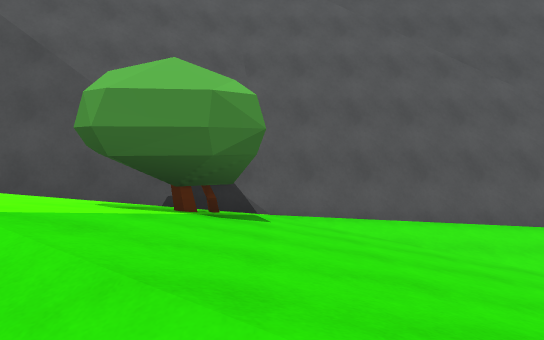
[1] (above)

20 first-person views from a walk through a 3-D level made in the Unity game engine. The camera is 1.5 m above the floor, tilts 4° down and sees 70° across. The floor is counted in squares, 2 m on a side. Each view is taken from the middle of a square. On the plan, view 1 faces up. The plan holds only what a view shows up to about 12 squares ahead; the rest is blank. The place goes on beyond the plan. The player character is not drawn.

[2]
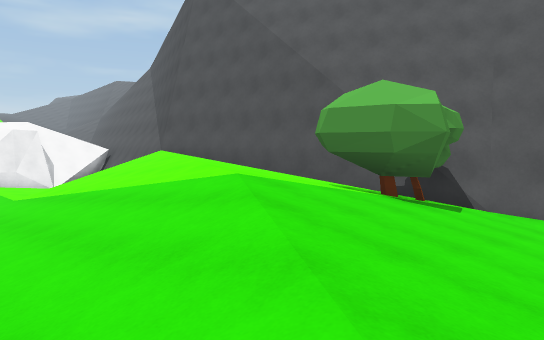

[3]
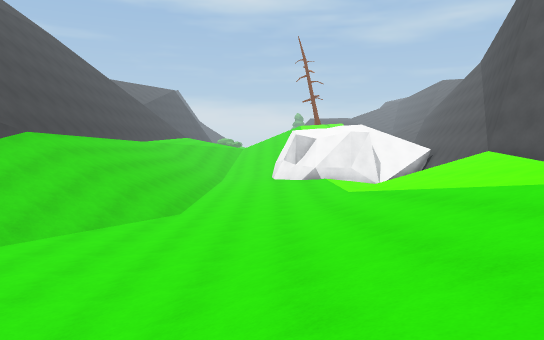

[4]
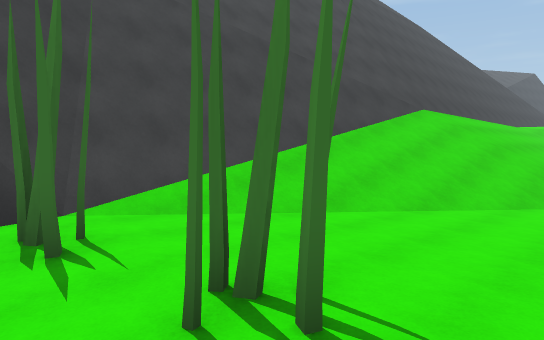

[5]
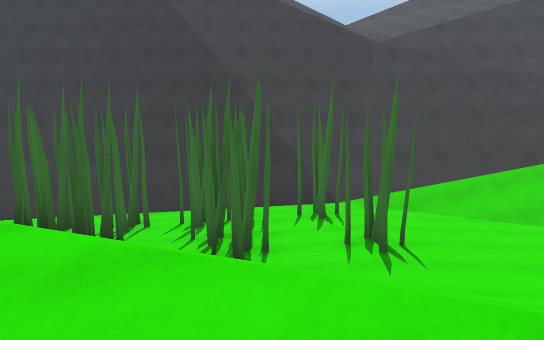

[6]
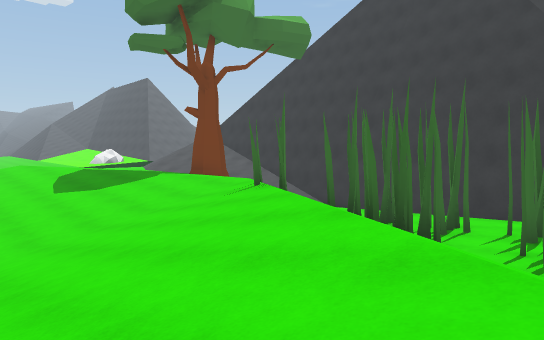

[7]
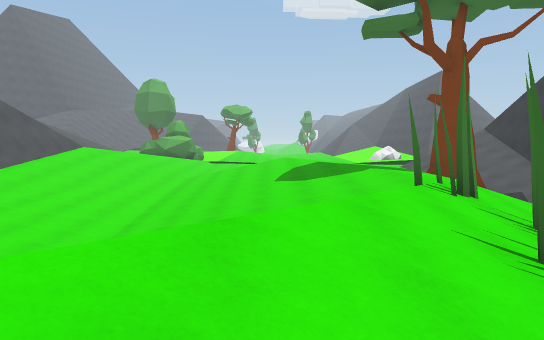

[8]
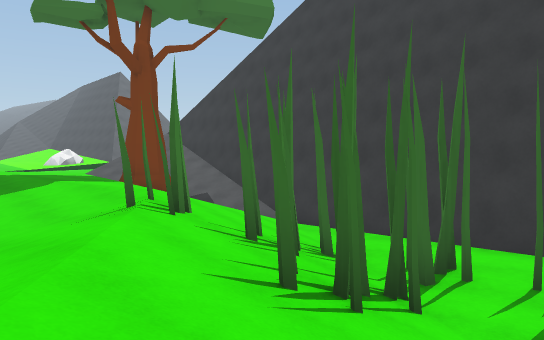

[9]
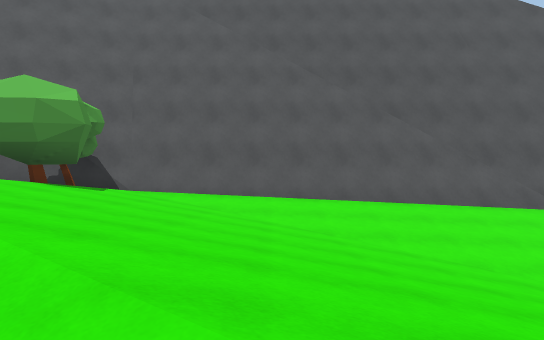

[10]
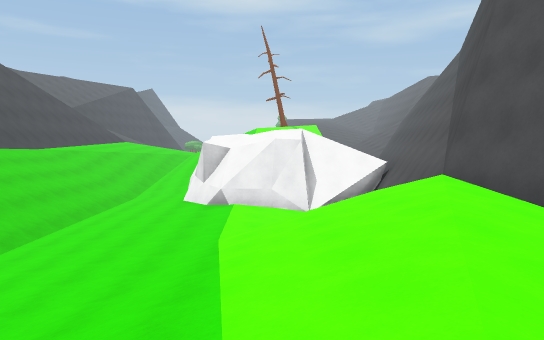

[11]
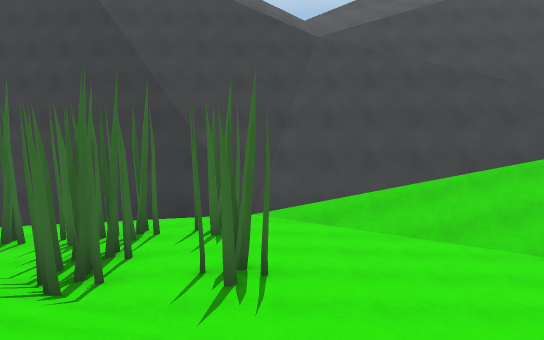

[12]
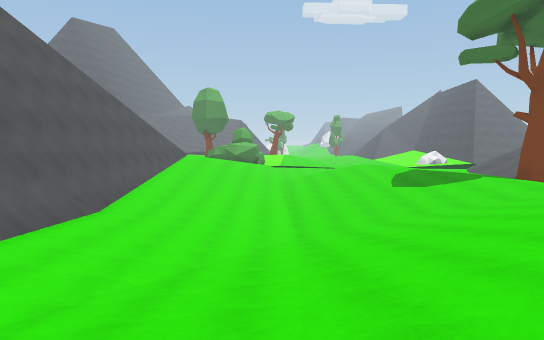

[13]
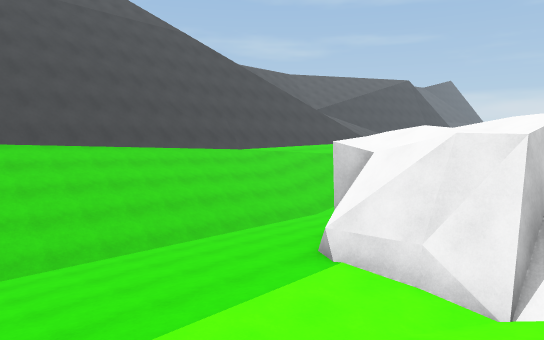

[14]
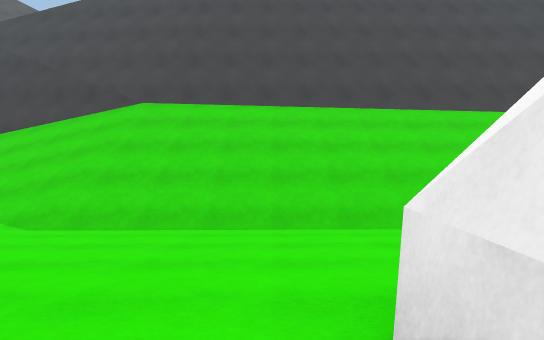

[15]
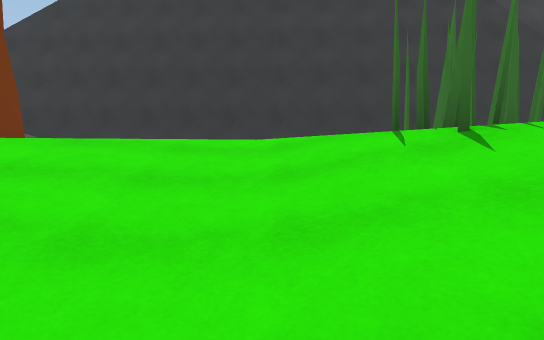

[16]
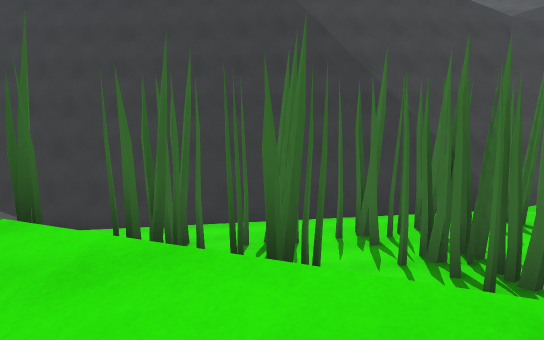

[17]
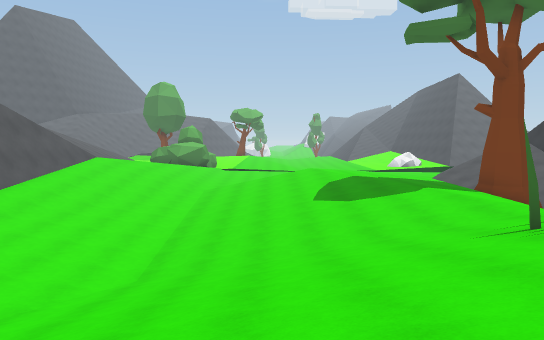

[18]
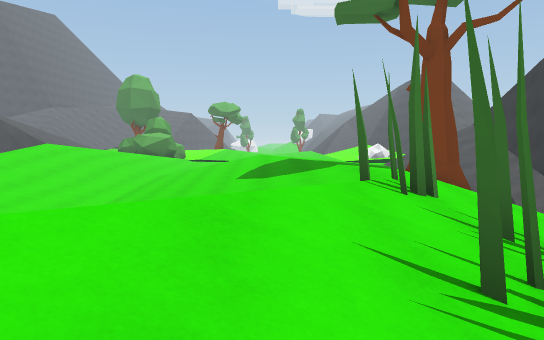

[19]
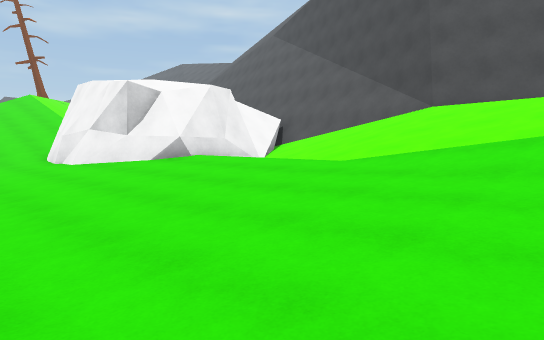

[20]
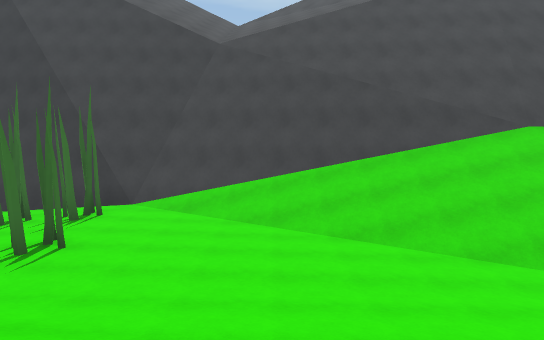

### Floor plan
Key: @ floor where view 1 was taken; # wall or solid block; . main floor; : floor 0.75 m higher than the main floor; - floor 1 m lower than the main floor; + floor 1.5 m higher than the main floor; _ floor 1.75 m lower than the main floor; * floor 2.25 m higher than the main floor; / step, stairs or slope; = window, fence, low wall or low ledge; v drop or lower ground; O other object.
Columns run from 16 left of view 1 to 15 right of it. Each row starts with its distance up from view 1.
 10                vvvvvvvvvv
  9              vvvvvvvvvvvvvvv/
  8   vv     vvvv             vvv
  7    vvvvvv      #################
  6   ##############::.........////#
  5   #=#####**+++OO::...........///
  4   #=//////***+OO+::....------../
  3   ##////////**++++:...----------
  2    #..////////**++::...-_____---
  1    #.....///////*/////////___---
  0  ###......./////@/////////----..
 -1 ##...........//////+//////......
 -2 ...............///////////.....:
 -3 ----------......./////+///..::::
 -4 /////////--........//O/O//:::+++
 -5 ///////////.....OOOO/O/O/:+++:::
 -6 /////////////.....OO-OO////:::::
 -7 //////////////...OOOOOOO//   /#
 -8 #############///.....---//   /#
 -9     ####################/_/-////
-10                        #######//
-11      vvvvvvvvvvvvvvvv        ###
-12          vvv/////vvvvvvvvvvvvvvv
-13              //

Where each view was taken, in squares from view 1:
view 1: 0 up, 0 right, facing up
view 2: 1 down, 2 right, facing up-left
view 3: 1 down, 2 right, facing left
view 4: 3 down, 2 right, facing down-left
view 5: 1 up, 2 right, facing down
view 6: 1 up, 2 right, facing down-right
view 7: 2 down, 2 right, facing right
view 8: 2 down, 3 right, facing down-right
view 9: 2 down, 3 right, facing up
view 10: 2 up, 2 left, facing left
view 11: 0 up, 0 right, facing down
view 12: 2 up, 0 right, facing right
view 13: 4 up, 8 left, facing down-left
view 14: 2 up, 12 left, facing down
view 15: 1 down, 9 right, facing down
view 16: 1 down, 5 right, facing down
view 17: 1 down, 3 right, facing right
view 18: 3 down, 3 right, facing right
view 19: 4 down, 5 left, facing up-left
view 20: 1 up, 3 left, facing down
